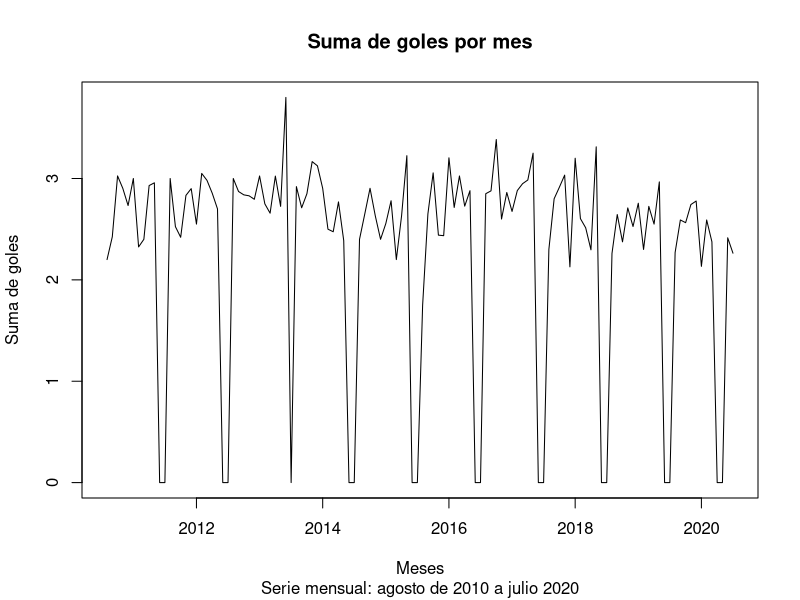

This figure's R source:
# Sesión 6: Series de tiempo
# Series de tiempo

# Importa el conjunto de datos match.data.csv a R y realiza lo siguiente:

# 1. Agrega una nueva columna sumagoles que contenga la suma de goles por partido.

# Primero se llama a la librería dplyr, la cual permite tomar a 
# un dataframe y editar sus campos. 

library(dplyr)

# Se procede leyendo los datos del archivo match.data.csv que contiene la
# información de los partidos de la liga española desde el 2010 hasta el 
# 2020.

data <- read.csv("match.data.csv")

# Por medio del comando mutate, de la librería dplyr, se agrega el campo
# sua goles que representa los goles anotados por cada partido.

new_data <- mutate(data, sumagoles = home.score + away.score)

head(new_data)

# 2. Obtén el promedio por mes de la suma de goles.

# De forma similar se cambia el nombre del campo date, que contiene la 
# fecha del partido y se cambia su tipo de dato a POSIXlt para poder
# agrupar los partidos por mes.

fdat <- rename(new_data, Fecha = date)

fdat <- mutate(fdat, Fecha = as.POSIXlt(Fecha, "%Y-%m-%d"))

# Se crea un nuevo dataframe con la fecha del partido y la suma de goles
# anotados.

lg <- select(fdat, Fecha, sumagoles)

# Finalmente, se divide a este dataframe por los meses de cada año y se 
# calcula el promedio de la suma de goles por mes.  

tsg <- rbind(mean(lg[lg$Fecha$year=="110" & lg$Fecha$mon==7,2]),
             mean(lg[lg$Fecha$year=="110" & lg$Fecha$mon==8,2]),
             mean(lg[lg$Fecha$year=="110" & lg$Fecha$mon==9,2]),
             mean(lg[lg$Fecha$year=="110" & lg$Fecha$mon==10,2]),
             mean(lg[lg$Fecha$year=="110" & lg$Fecha$mon==11,2]))

for (i in 1:10) {
    
    for (j in 0:11) {
        
        if(i>=1 & i<=9){
            
            y <- paste("11",as.character(i),sep="")
            tsg <- rbind(tsg, mean(lg[lg$Fecha$year==y & lg$Fecha$mon==j,2]))
            
        }else if(i==10 & j<7){
            
            tsg <- rbind(tsg, mean(lg[lg$Fecha$year=="120" & lg$Fecha$mon==j,2]))
            
        }
        
    }
    
}

# Como hay meses en los que no se jugó ningún partido, el promedio 
# que devuelven es NA, por lo que se cambian estos valores por 0.

pm <- replace(tsg, is.na(tsg), 0)

# 3. Crea la serie de tiempo del promedio por mes de la suma de goles hasta diciembre de 2019.

# Ya con el vector de promedios por mes, se crea a la serie de tiempo por
# medio del comando ts(), especificando su inicio y término.

gm <- ts(pm, start=c(2010,8), end=c(2020, 7), fr=12)

# 4. Grafica la serie de tiempo.

# Como último paso se grafica la serie de tiempo obtenida.

plot(gm, xlab = "Meses", ylab = "Suma de goles", main = "Suma de goles por mes",
     sub = "Serie mensual: agosto de 2010 a julio 2020")
